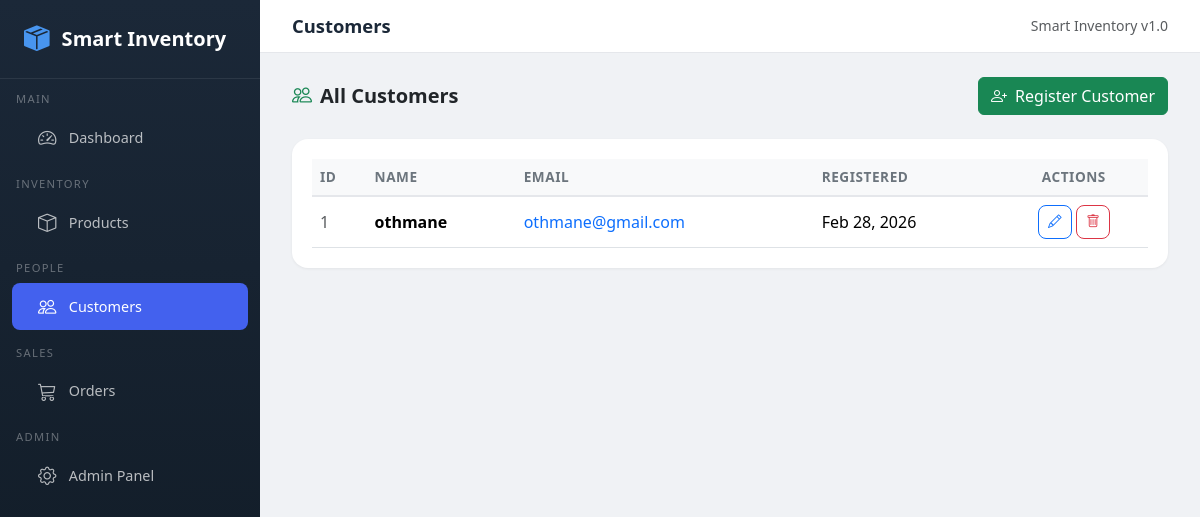
The app's page /customers/ with its own data.
### inventory/models.py (models this page shows, shortened)
class Customer(models.Model):
    name = models.CharField(max_length=200)
    email = models.EmailField(max_length=254, unique=True, validators=[EmailValidator()])
    created_at = models.DateTimeField(auto_now_add=True)
    updated_at = models.DateTimeField(auto_now=True)
    class Meta:
        db_table = "customers"
        ordering = ["name"]

### inventory/views.py (the view)
# urls.py: path("customers/", views.customer_list, name="customer_list"),
def customer_list(request):
    customers = Customer.objects.all()
    return render(request, "inventory/customer_list.html", {"customers": customers})

### templates/inventory/customer_list.html (shortened to what this page needs)
{% extends "base.html" %}
{% block page_title %}Customers{% endblock %}
{% block content %}
<div class="content-section">
    <div class="d-flex align-items-center justify-content-between mb-4">
        <h5 class="fw-bold mb-0"><i class="bi bi-people me-2 text-success"></i>All Customers</h5>
        <a href="{% url 'customer_create' %}" class="btn btn-success">
            <i class="bi bi-person-plus me-1"></i> Register Customer
        </a>
    </div>
    <div class="table-container">
        <div class="table-responsive">
            <table class="table table-hover align-middle mb-0">
                <thead>
                    <tr>
                        <th>ID</th>
                        <th>Name</th>
                        <th>Email</th>
                        <th>Registered</th>
                        <th class="text-center">Actions</th>
                    </tr>
                </thead>
                <tbody>
                    {% for c in customers %}
                    <tr>
                        <td class="text-muted">{{ c.pk }}</td>
                        <td class="fw-semibold">{{ c.name }}</td>
                        <td>
                            <a href="mailto:{{ c.email }}" class="text-decoration-none">{{ c.email }}</a>
                        </td>
                        <td>{{ c.created_at|date:"M d, Y" }}</td>
                        <td class="text-center">
                            <a href="{% url 'customer_update' c.pk %}" class="btn btn-sm btn-outline-primary btn-action" title="Edit">
                                <i class="bi bi-pencil"></i>
                            </a>
                            <a href="{% url 'customer_delete' c.pk %}" class="btn btn-sm btn-outline-danger btn-action" title="Delete">
                                <i class="bi bi-trash"></i>
                            </a>
                        </td>
                    </tr>
                    {% endfor %}
                </tbody>
            </table>
        </div>
    </div>
</div>
{% endblock %}

### templates/base.html (style rules this page uses)
:root { --si-primary: #4361ee; --si-secondary: #3f37c9; --si-accent: #4895ef; --si-success: #06d6a0; --si-warning: #ffd166; --si-danger: #ef476f; --si-dark: #1b2838; --si-sidebar-width: 260px; }
body { font-family: 'Segoe UI', system-ui, -apple-system, sans-serif; background: #f0f2f5; min-height: 100vh; }
.content-section { padding: 1.5rem 2rem; }
.table-container { background: #fff; border-radius: 1rem; padding: 1.25rem; box-shadow: 0 1px 3px rgba(0,0,0,.06); }
.table thead th { background: #f8f9fa; font-weight: 600; font-size: .85rem; text-transform: uppercase; letter-spacing: .04em; color: #6c757d; border-bottom: 2px solid #e5e7eb; }
.btn-action { width: 34px; height: 34px; display: inline-flex; align-items: center; justify-content: center; border-radius: .5rem; padding: 0; font-size: .85rem; }

### records on screen
Customer: pk "1", name "othmane", email "othmane@gmail.com", created_at "Feb 28, 2026"
